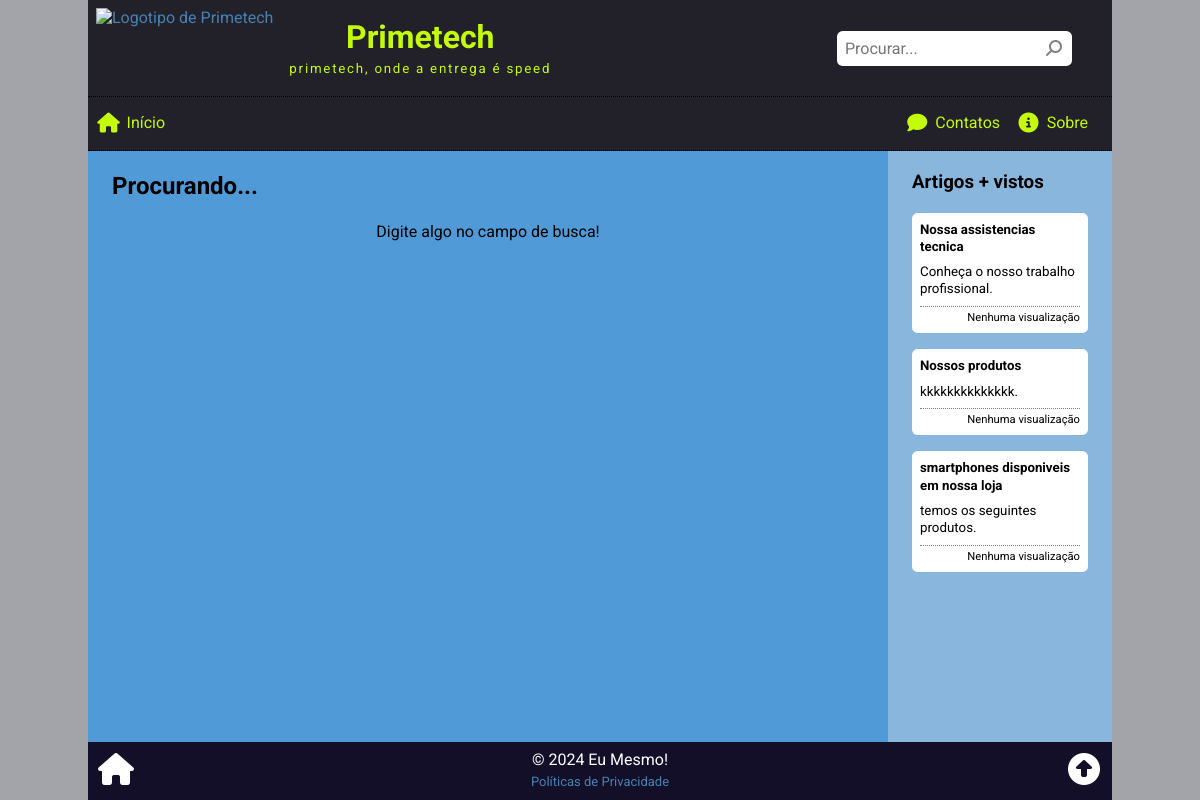
The page /search.php on the database as committed earlier.
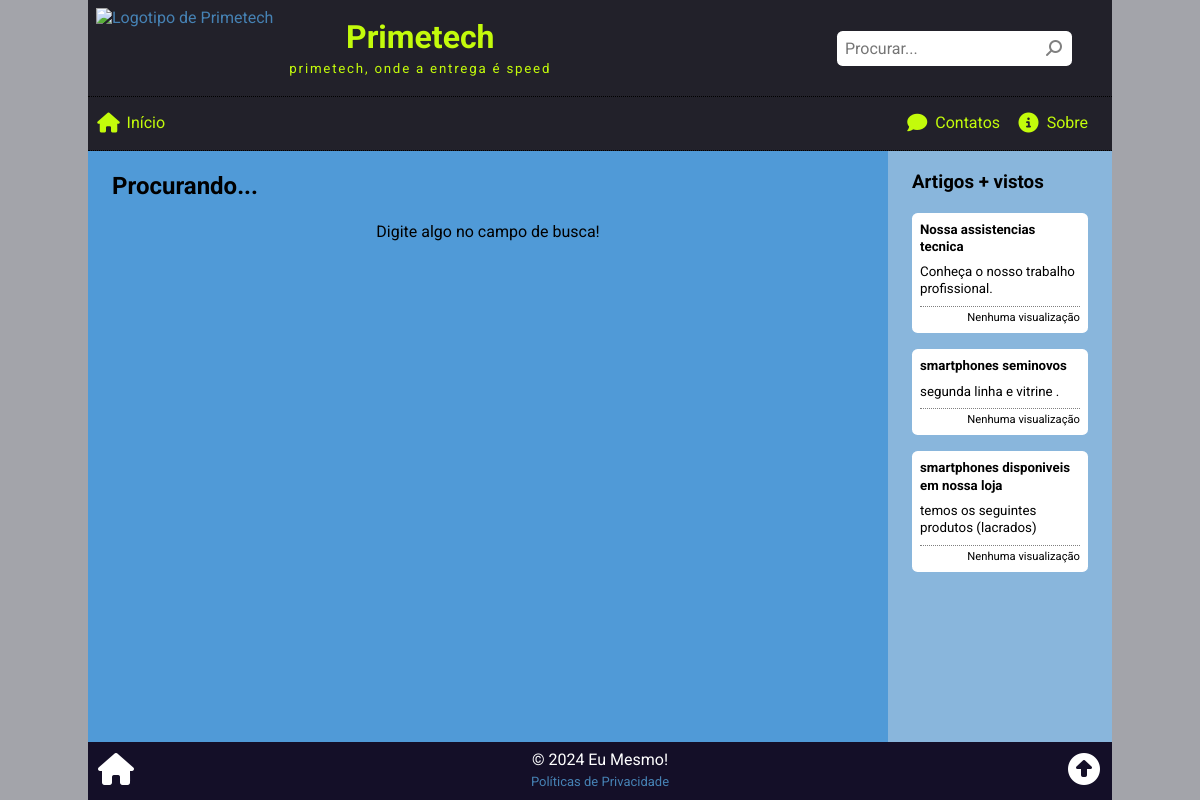
The same page on the database as committed later.
### tables this page shows
CREATE TABLE article (
    art_id INT PRIMARY KEY AUTO_INCREMENT,
    art_date TIMESTAMP DEFAULT CURRENT_TIMESTAMP,
    art_thumbnail VARCHAR(255),
    art_title VARCHAR(127),
    art_summary VARCHAR(255),
    art_author INT,
    art_content TEXT,
    art_views INT DEFAULT '0',
    art_status ENUM('on', 'off', 'del') DEFAULT 'on',
    FOREIGN KEY (art_author) REFERENCES employee(emp_id)
);

### _global.php (the view, shortened to what this page needs)
<?php
function aside_box($data = [])
{
    $clicked = $title = $body = $body_content = $footer = '';
    if (isset($data['href']))
        $clicked = 'class="clicked" onclick="location.href = \'' . $data['href'] . '\'"';
    if (isset($data['title']))
        $title = "<h5>{$data['title']}</h5>";
    if (isset($data['body'])) {
        if (isset($data['limit']))
            $body_content = cutString($data['body'], $data['limit']);
        else
            $body_content = $data['body'];
        $body = '<small title="' . $data['body'] . '">' . $body_content . '</small>';
    }
    if (isset($data['footer']))
        $footer = '<small class="footer">' . $data['footer'] . '</small>';
    $out = <<<HTML
        <div {$clicked}>
            {$title}
            {$body}
            {$footer}
        </div>
    HTML;
    return $out;
}

### widgets/_mostviewed.php
<?php
$num_list = (isset($num_list)) ? intval($num_list) : 3;
$sql = <<<SQL
SELECT
    art_id, art_title, art_summary, art_views
FROM article
WHERE
    art_status = 'on'
    AND art_date <= NOW()
ORDER BY art_views DESC
LIMIT {$num_list};
SQL;
$res = $conn->query($sql);
$aside_viewed = '
    <div class="aside_block">
        <h3>Artigos + vistos</h3>
';
while ($mv = $res->fetch_assoc()) :
    if (intval($mv['art_views']) == 0) $art_views = "Nenhuma visualização";
    elseif ($mv['art_views'] == 1) $art_views = "1 visualização";
    else $art_views = "{$mv['art_views']} visualizações";
    $aside_viewed .= aside_box([
        'href' => "view.php?id={$mv['art_id']}",
        'title' => $mv['art_title'],
        'body' => $mv['art_summary'],
        'footer' => $art_views
    ]);
endwhile;
$aside_viewed .= '</div>';
echo $aside_viewed;

Rows that differ between the two databases and show on the page:
changed article: art_title "Nossos produtos" → "smartphones seminovos"; art_summary "kkkkkkkkkkkkkk." → "segunda linha e vitrine ."
changed article "smartphones disponiveis em nossa loja": art_summary "temos os seguintes produtos." → "temos os seguintes produtos (lacrados)"
